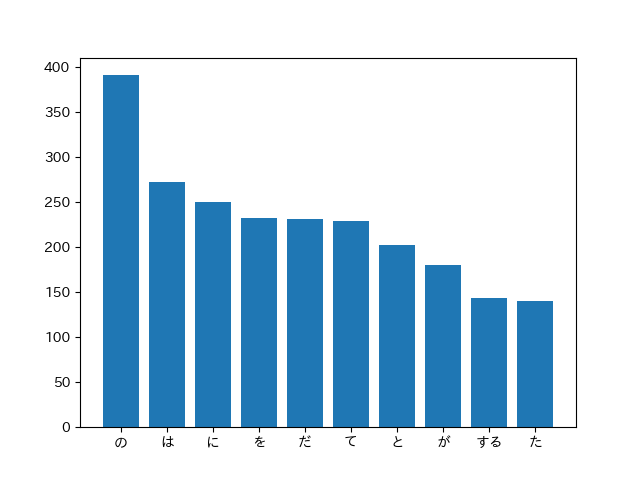

Recreate this plot in Python.
#37. 「猫」と共起頻度の高い上位10語
#「猫」とよく共起する（共起頻度が高い）10語とその出現頻度をグラフ（例えば棒グラフなど）で表示せよ

import knock30
import matplotlib.pyplot as plt
import japanize_matplotlib

cooccurrence_neko = {}

for sentence in knock30.morph_results:
  if "猫" in [word["surface"] for word in sentence]:
    for i in sentence:
      
      #「猫」自体と記号は共起する語に含めない
      if i["pos"] =="記号":
        continue
      elif i["base"] == "猫":
        continue
      #共起している語が既にcooccurrence_nekoにある場合は頻度を1増やす
      #　　　　　　　　　　　　　　　　　　　　 ない場合は頻度を1にする
      elif i["base"] in cooccurrence_neko:
        cooccurrence_neko[i["base"]]+= 1
      else:
        cooccurrence_neko[i["base"]] = 1

cooccurrence_neko = sorted(cooccurrence_neko.items(), key=lambda x: x[1], reverse=True)

keys = [a[0] for a in cooccurrence_neko[:10]]
values = [a[1] for a in cooccurrence_neko[:10]]

#tick_label：X 軸のラベル
plt.bar(keys, values,  tick_label=keys)
plt.savefig("knock37.png")